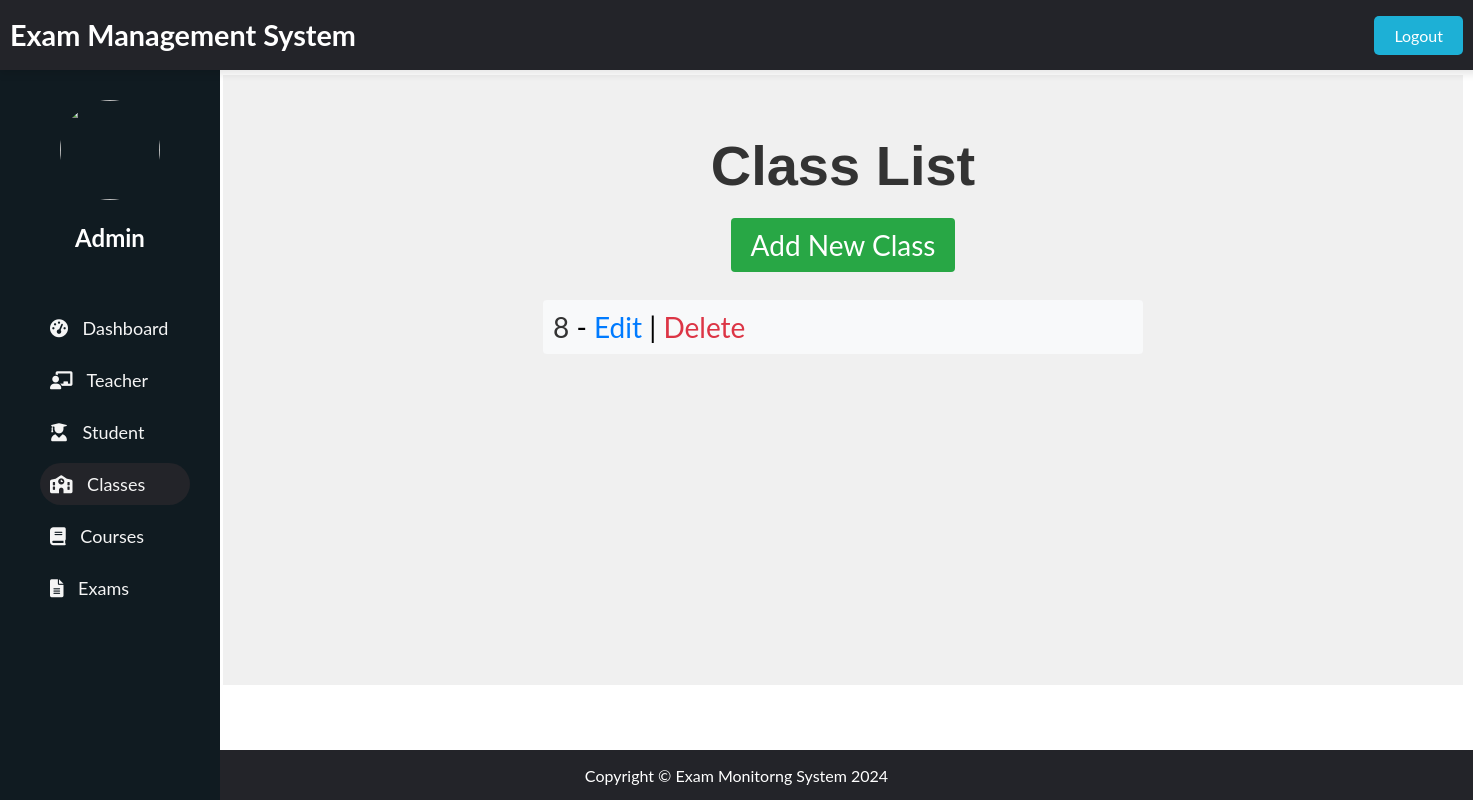
The app's page /adminpanel/classes/all, older data.
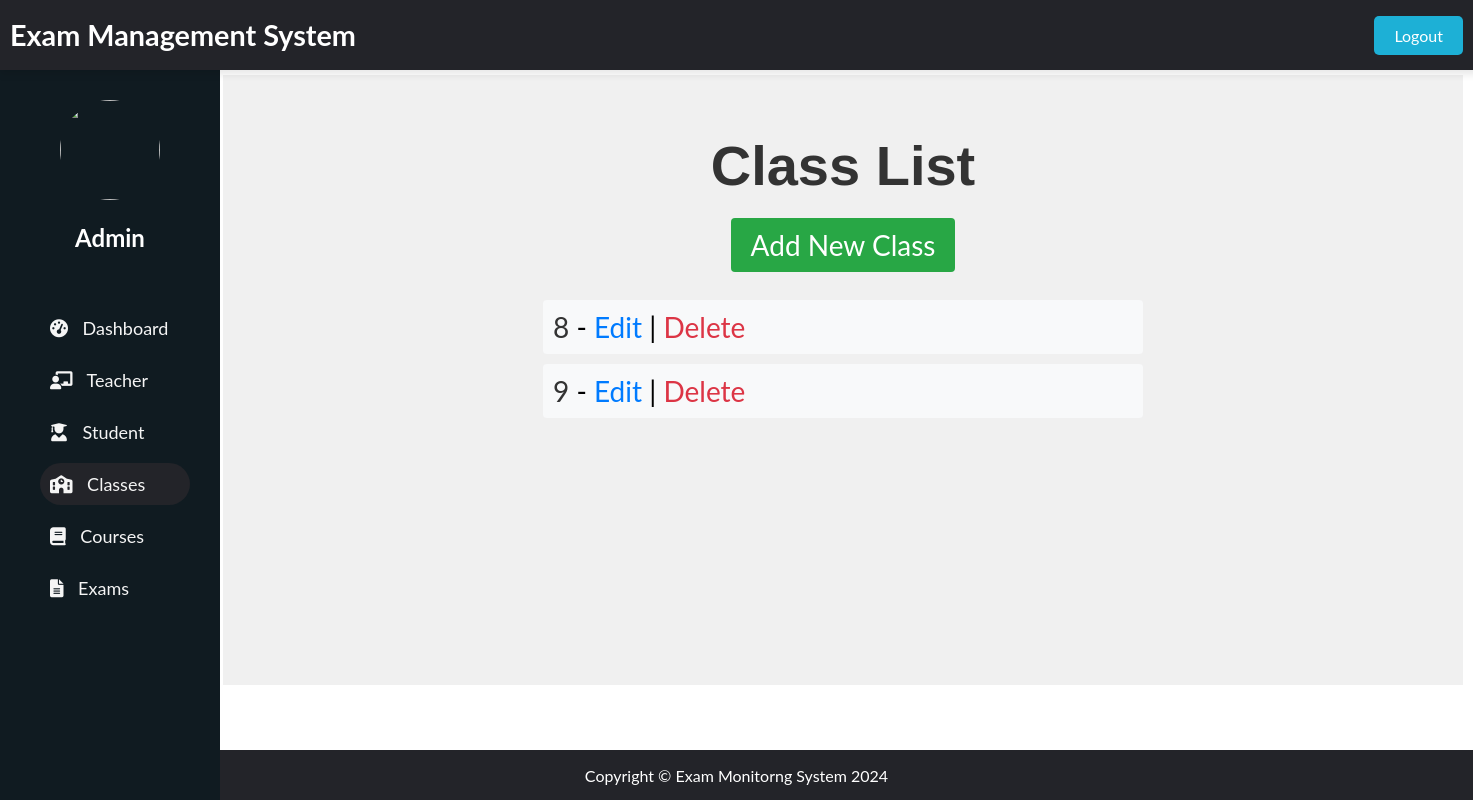
The same page, newer data.
### admin_panel/models.py (models this page shows, shortened)
class Class(models.Model):
    class_id = models.AutoField(primary_key=True)
    name = models.CharField(max_length=100)
    courses = models.ManyToManyField(Course, blank=True)
    exams = models.ManyToManyField(Exam, blank=True)

### admin_panel/views.py (the view)
# urls.py: path('classes/all', views.class_list, name='class_list'),
def class_list(request):
    classes = Class.objects.all()
    return render(request, 'classes/class_list.html', {'classes': classes})

### admin_panel/templates/classes/class_list.html (shortened to what this page needs)
{% extends "dashboard/index.html" %}
{% block header %}
    {% include "dashboard/header.html" %}
{% endblock header %}
{% block sidenav %}
    {% include "classes/sidenav.html" %}
{% endblock sidenav %}
{% block main %}
    <div class="class-container">
        <h1 class="class-heading">Class List</h1>
        <div style="text-align: center; margin-bottom: 20px;">
            <a href="{% url 'class_create' %}" class="add-new-link">Add New Class</a>
        </div>
        <ul class="class-list">
            {% for class_obj in classes %}
                <li class="class-item">
                    <a href="{% url 'class_detail' class_obj.pk %}" class="class-link">{{ class_obj.name }}</a> -
                    <a href="{% url 'class_update' class_obj.pk %}" class="edit-link">Edit</a> |
                    <a href="{% url 'class_delete' class_obj.pk %}" class="delete-link">Delete</a>
                </li>
            {% endfor %}
        </ul>
    </div>
{% endblock main %}
{% block footer %}
    {% include "dashboard/footer.html" %}
{% endblock footer %}

Row changes from the older to the newer data that the page shows:
added Class: name "9"
